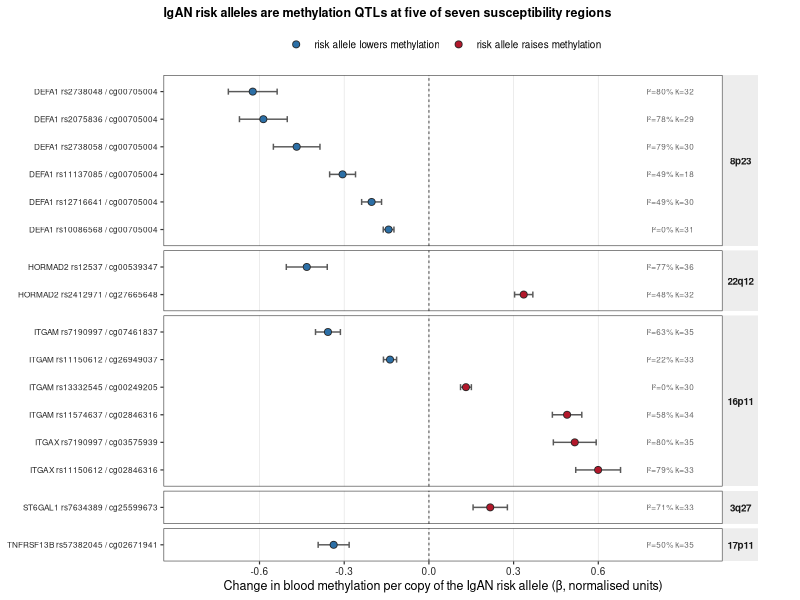
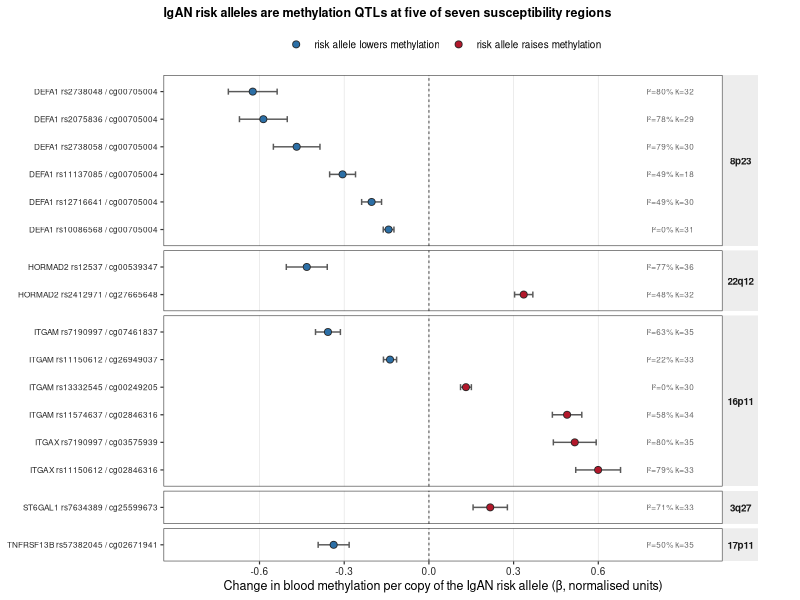

Here is the R script that generated these plots, in order:
#!/usr/bin/env Rscript
# fig3_forest.R —— Fig 3：16 个 IgAN 风险等位 → 血液甲基化（随机效应）森林图
# 数据：results/fig3_forest.tsv（由 optionA_summary + optionA_direction 交叉得到）
# 规则：只纳入 GoDMC 随机效应 p<5e-8 的配对；固定效应显著但 RE 不显著者剔除
#      （CFH rs6677604/cg07209298：FE p≈0 但 RE p=0.13、I²=97.6，已剔除）

suppressPackageStartupMessages({ library(ggplot2); library(scales) })
ROOT <- Sys.getenv("IGAN_MR_ROOT", unset = ".")
setwd(ROOT)

d <- read.delim("results/fig3_forest.tsv", sep = "\t", stringsAsFactors = FALSE)
d$lbl <- sprintf("%s %s / %s", d$gene, d$rsid, d$cpg)
d$meta <- sprintf("I\u00b2=%s%% k=%s", round(as.numeric(d$het_isq)), d$n_studies)
band <- c("DEFA1 8p23.1" = "8p23", "HORMAD2 22q12.2" = "22q12",
          "ITGAM/ITGAX 16p11.2" = "16p11", "MADCAM1 19p13.3" = "19p13",
          "ST6GAL1 3q27.3" = "3q27", "TNFRSF13B 17p11.2" = "17p11",
          "CFH/CFHR 1q32" = "1q32")
d$band <- factor(band[d$region],
                 levels = band[unique(d$region[order(match(d$region,
                   c("DEFA1 8p23.1", "HORMAD2 22q12.2", "ITGAM/ITGAX 16p11.2",
                     "MADCAM1 19p13.3", "ST6GAL1 3q27.3", "TNFRSF13B 17p11.2",
                     "CFH/CFHR 1q32")))])])
d <- d[order(d$region, d$beta), ]
d$lbl <- factor(d$lbl, levels = rev(unique(d$lbl)))
d$lo <- d$beta - 1.96 * d$se
d$hi <- d$beta + 1.96 * d$se

theme_pub <- function(base = 9) {
  theme_bw(base_size = base) +
    theme(panel.grid.minor = element_blank(),
          panel.grid.major.y = element_blank(),
          panel.grid.major.x = element_line(linewidth = 0.25, colour = "grey90"),
          axis.text = element_text(colour = "grey15"),
          plot.title = element_text(face = "bold", size = base, hjust = 0),
          strip.background = element_rect(fill = "grey93", colour = NA),
          strip.text.y = element_text(face = "bold", size = base - 1.9, angle = 0))
}

p <- ggplot(d, aes(beta, lbl)) +
  geom_vline(xintercept = 0, linetype = "22", colour = "grey45", linewidth = 0.45) +
  geom_errorbarh(aes(xmin = lo, xmax = hi), height = 0.22, linewidth = 0.5,
                 colour = "grey35") +
  geom_point(aes(fill = beta > 0), shape = 21, size = 2.1, stroke = 0.45,
             colour = "grey15") +
  scale_fill_manual(values = c(`TRUE` = "#B2182B", `FALSE` = "#2C6FA6"),
                    labels = c("risk allele lowers methylation",
                               "risk allele raises methylation"),
                    name = NULL) +
  geom_text(aes(x = 0.94, label = meta), hjust = 1, size = 2.05, colour = "grey40") +
  facet_grid(band ~ ., scales = "free_y", space = "free_y") +
  scale_x_continuous(limits = c(-0.85, 0.95), breaks = seq(-0.6, 0.6, 0.3)) +
  labs(x = "Change in blood methylation per copy of the IgAN risk allele (\u03b2, normalised units)",
       y = NULL,
       title = "IgAN risk alleles are methylation QTLs at five of seven susceptibility regions") +
  theme_pub() +
  theme(legend.position = "top",
        legend.direction = "horizontal",
        axis.text.y = element_text(size = 5.9),
        panel.spacing.y = unit(1.1, "mm"),
        plot.margin = margin(5, 30, 5, 5))

ggsave("figs/Fig3.pdf", p, width = 7.2, height = 4.9, device = cairo_pdf)
ggsave("figs/Fig3.png", p, width = 7.2, height = 4.9, dpi = 400)
cat(sprintf("Fig3 已写入 figs/：%d 个配对，%d 个区域\n", nrow(d), length(unique(d$region))))
